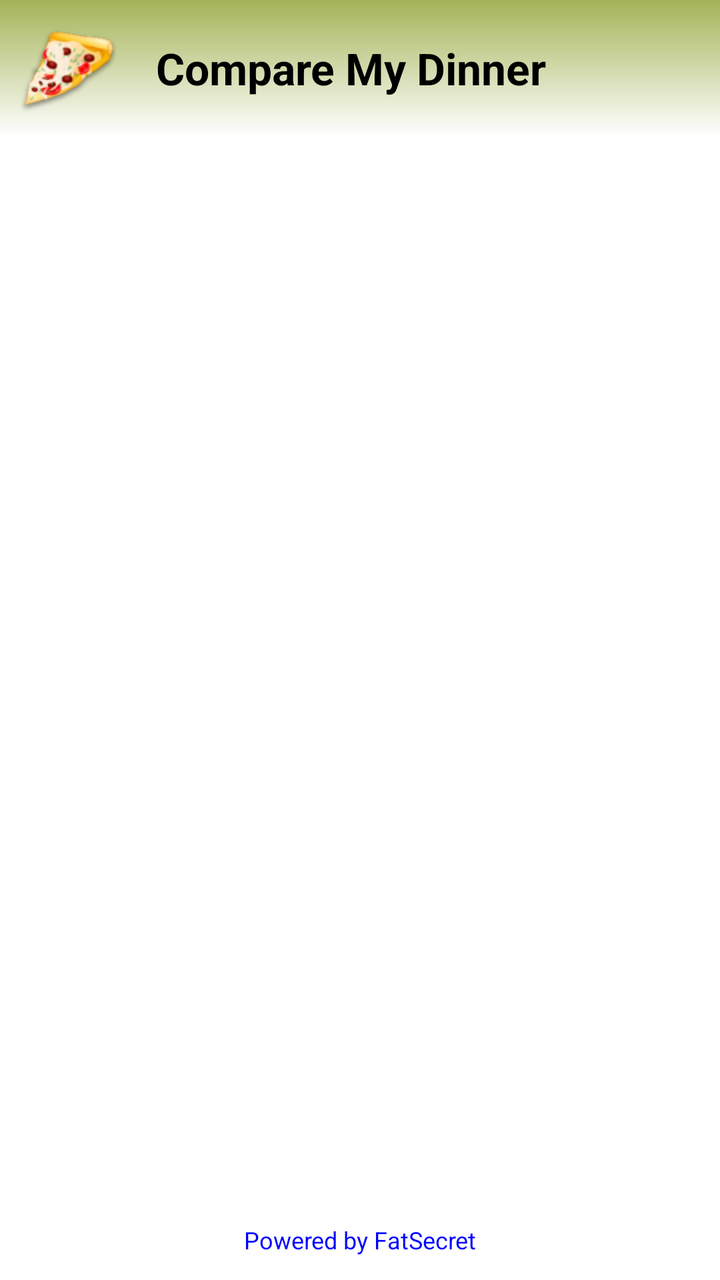
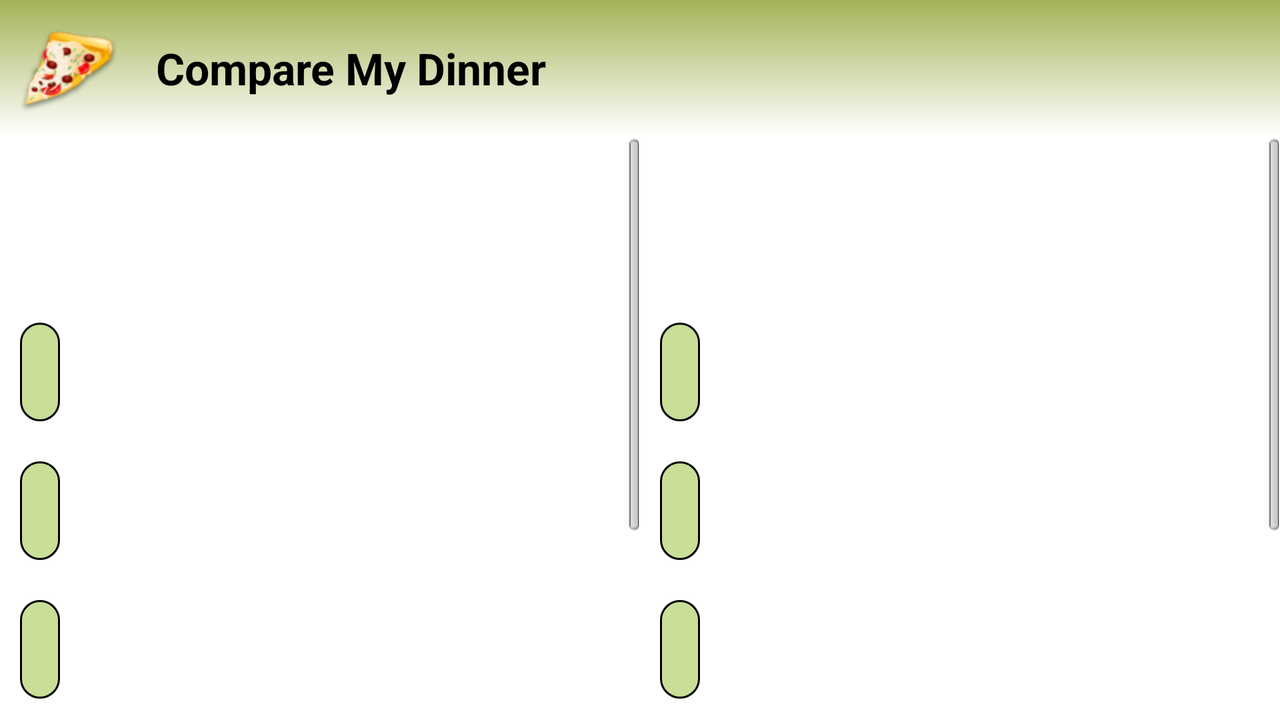

Compare how this app lays out the same screen by default and in its alternative resource folder. The renders come first, then the two layout files and the values they reference.
<!-- AndroidManifest.xml: application theme android:Theme.Light.NoTitleBar -->
<!-- res/layout/comparison.xml -->
<?xml version="1.0" encoding="utf-8"?>
<LinearLayout xmlns:android="http://schemas.android.com/apk/res/android"
    android:layout_width="match_parent"
    android:layout_height="match_parent"
    android:orientation="vertical" >

    <LinearLayout style="@style/header" >
        <ImageView
            android:id="@+id/imageView1"
            style="@style/header_logo" />

        <TextView
            android:id="@+id/textView1"
            style="@style/header_name" >
        </TextView>
    </LinearLayout>

    <LinearLayout
        android:layout_width="fill_parent"
        android:layout_height="0dp"
        android:layout_gravity="center_vertical"
        android:layout_weight="1"
        android:orientation="horizontal" >

        <ScrollView
            android:id="@+id/scroll1"
            android:layout_width="match_parent"
            android:layout_height="match_parent"
            android:layout_weight="0.2"
            android:layout_marginLeft="5sp"
            android:layout_marginRight="5sp">

            <LinearLayout
                android:id="@+id/leftColumn"
                android:layout_width="match_parent"
                android:layout_height="wrap_content"
                android:orientation="vertical" >

            </LinearLayout>
        </ScrollView>

        <ScrollView
            android:id="@+id/scroll2"
            android:layout_width="match_parent"
            android:layout_height="match_parent"
            android:layout_weight="0.2"
            android:layout_marginLeft="5sp"
            android:layout_marginRight="5sp">

            <LinearLayout
                android:id="@+id/rightColumn"
                android:layout_width="match_parent"
                android:layout_height="wrap_content"
                android:orientation="vertical" >


            </LinearLayout>
        </ScrollView>
    </LinearLayout>

    <Button
        style="@style/attribution_button"
        android:id="@+id/attributionBtn"
        android:layout_width="match_parent"
        android:layout_height="40dp"
        android:text="@string/powered_by_fatsecret" />

</LinearLayout>
<!-- resources referenced by this layout -->
<resources>
  <string name="powered_by_fatsecret">Powered by FatSecret</string>
  <style name="attribution_button">
          <item name="android:textSize">@dimen/text_size_tiny</item>
          <item name="android:textColor">@color/blue</item>
          <item name="android:background">@color/white</item>
      </style>
  <style name="header">
          <item name="android:layout_width">fill_parent</item>
          <item name="android:layout_height">wrap_content</item>
          <item name="android:layout_gravity">center_vertical</item>
          <item name="android:background">@drawable/header_bg</item>
          <item name="android:orientation">horizontal</item>
      </style>
  <style name="header_logo">
          <item name="android:layout_width">wrap_content</item>
          <item name="android:layout_height">wrap_content</item>
          <item name="android:layout_margin">@dimen/lbl_padding</item>
          <item name="android:contentDescription">@string/app_name</item>
          <item name="android:src">@drawable/logo</item>
      </style>
  <style name="header_name">
          <item name="android:layout_width">match_parent</item>
          <item name="android:layout_height">wrap_content</item>
          <item name="android:layout_gravity">center_vertical</item>
          <item name="android:layout_margin">@dimen/lbl_padding</item>
          <item name="android:text">@string/app_name</item>
          <item name="android:textAppearance">?android:attr/textAppearanceLarge</item>
          <item name="android:textStyle">bold</item>
      </style>
  <dimen name="text_size_tiny">12sp</dimen>
  <color name="blue">#0000ff</color>
  <color name="white">#ffffffff</color>
  <!-- drawable header_bg (drawable) -->
  <?xml version="1.0" encoding="utf-8"?>
  <shape xmlns:android="http://schemas.android.com/apk/res/android" >
  
      <gradient
          android:angle="270"
          android:endColor="@color/white"
          android:startColor="@color/olive" />
  
      <corners android:radius="0dp" />
  
  </shape>
  <dimen name="lbl_padding">10sp</dimen>
  <string name="app_name">Compare My Dinner</string>
  <!-- drawable logo: png bitmap (drawable-hdpi, 13755 bytes) -->
  <color name="olive">#a4b357</color>
</resources>
<!-- res/layout-land/comparison.xml (the repository's variant of the layout above) -->
<!-- drawn on the phone turned sideways -->
<?xml version="1.0" encoding="utf-8"?>
<LinearLayout xmlns:android="http://schemas.android.com/apk/res/android"
    android:layout_width="match_parent"
    android:layout_height="match_parent"
    android:orientation="vertical" >

    <LinearLayout style="@style/header" >
        <ImageView
            android:id="@+id/imageView1"
            style="@style/header_logo" />

        <TextView
            android:id="@+id/textView1"
            style="@style/header_name" >
        </TextView>
    </LinearLayout>

    <LinearLayout
        android:layout_width="fill_parent"
        android:layout_height="0dp"
        android:layout_gravity="center_vertical"
        android:layout_weight="1"
        android:orientation="horizontal" >

        <ScrollView android:id="@+id/scroll1"
            android:layout_weight="0.2"
            android:layout_width="match_parent"
            android:layout_height="match_parent">

            <LinearLayout
                android:id="@+id/linearLayout1"
                android:layout_width="match_parent"
                android:layout_height="wrap_content"
                android:orientation="vertical" >

                <TextView
                    android:id="@+id/food1"
                    android:layout_width="match_parent"
                    android:layout_height="wrap_content"
                    android:layout_margin="@dimen/lbl_padding"
                    android:text=""
                    android:textAppearance="?android:attr/textAppearanceMedium" />

                <TextView
                    android:id="@+id/serving_descr1"
                    android:layout_width="match_parent"
                    android:layout_height="wrap_content"
                    android:layout_margin="@dimen/lbl_padding"
                    android:text=""
                    android:textAppearance="?android:attr/textAppearanceSmall" />

                <TextView
                    android:id="@+id/cals1"
                    style="@style/nutrientInfoL"
                    android:textAppearance="?android:attr/textAppearanceLarge" />

                <TextView
                    android:id="@+id/fat1"
                    style="@style/nutrientInfoL"
                    android:textAppearance="?android:attr/textAppearanceLarge" />

                <TextView
                    android:id="@+id/carbs1"
                    style="@style/nutrientInfoL"
                    android:textAppearance="?android:attr/textAppearanceLarge" />

                <TextView
                    android:id="@+id/prot1"
                    style="@style/nutrientInfoL"
                    android:textAppearance="?android:attr/textAppearanceLarge" />

                <TextView
                    android:id="@+id/chol1"
                    style="@style/nutrientInfoL"
                    android:textAppearance="?android:attr/textAppearanceLarge" />
            </LinearLayout>
        </ScrollView>

        <ScrollView android:id="@+id/scroll2"
            android:layout_weight="0.2"
            android:layout_width="match_parent"
            android:layout_height="match_parent">

            <LinearLayout
                android:id="@+id/linearLayout2"
                android:layout_width="match_parent"
                android:layout_height="wrap_content"
                android:orientation="vertical" >

                <TextView
                    android:id="@+id/food2"
                    android:layout_width="match_parent"
                    android:layout_height="wrap_content"
                    android:layout_margin="@dimen/lbl_padding"
                    android:text=""
                    android:textAppearance="?android:attr/textAppearanceMedium" />

                <TextView
                    android:id="@+id/serving_descr2"
                    android:layout_width="match_parent"
                    android:layout_height="wrap_content"
                    android:layout_margin="@dimen/lbl_padding"
                    android:text=""
                    android:textAppearance="?android:attr/textAppearanceSmall" />

                <TextView
                    android:id="@+id/cals2"
                    style="@style/nutrientInfoL"
                    android:textAppearance="?android:attr/textAppearanceLarge" />

                <TextView
                    android:id="@+id/fat2"
                    style="@style/nutrientInfoL"
                    android:textAppearance="?android:attr/textAppearanceLarge" />

                <TextView
                    android:id="@+id/carbs2"
                    style="@style/nutrientInfoL"
                    android:textAppearance="?android:attr/textAppearanceLarge" />

                <TextView
                    android:id="@+id/prot2"
                    style="@style/nutrientInfoL"
                    android:textAppearance="?android:attr/textAppearanceLarge" />

                <TextView
                    android:id="@+id/chol2"
                    style="@style/nutrientInfoL"
                    android:textAppearance="?android:attr/textAppearanceLarge" />
            </LinearLayout>
        </ScrollView>
    </LinearLayout>

</LinearLayout>
<!-- resources referenced by the variant -->
<!-- as the phone turned sideways resolves them -->
<resources>
  <dimen name="lbl_padding">10sp</dimen>
  <style name="header">
          <item name="android:layout_width">fill_parent</item>
          <item name="android:layout_height">wrap_content</item>
          <item name="android:layout_gravity">center_vertical</item>
          <item name="android:background">@drawable/header_bg</item>
          <item name="android:orientation">horizontal</item>
      </style>
  <style name="header_logo">
          <item name="android:layout_width">wrap_content</item>
          <item name="android:layout_height">wrap_content</item>
          <item name="android:layout_margin">@dimen/lbl_padding</item>
          <item name="android:contentDescription">@string/app_name</item>
          <item name="android:src">@drawable/logo</item>
      </style>
  <style name="header_name">
          <item name="android:layout_width">match_parent</item>
          <item name="android:layout_height">wrap_content</item>
          <item name="android:layout_gravity">center_vertical</item>
          <item name="android:layout_margin">@dimen/lbl_padding</item>
          <item name="android:text">@string/app_name</item>
          <item name="android:textAppearance">?android:attr/textAppearanceLarge</item>
          <item name="android:textStyle">bold</item>
      </style>
  <style name="nutrientInfoL" parent="nutrientInfo">
          <item name="android:layout_width">wrap_content</item>
      </style>
  <!-- drawable header_bg (drawable) -->
  <?xml version="1.0" encoding="utf-8"?>
  <shape xmlns:android="http://schemas.android.com/apk/res/android" >
  
      <gradient
          android:angle="270"
          android:endColor="@color/white"
          android:startColor="@color/olive" />
  
      <corners android:radius="0dp" />
  
  </shape>
  <string name="app_name">Compare My Dinner</string>
  <!-- drawable logo: png bitmap (drawable-hdpi, 13755 bytes) -->
  <style name="nutrientInfo">
          <item name="android:textColor">@color/dark_blue</item>
          <item name="android:background">@drawable/text_lines</item>
          <item name="android:padding">@dimen/lbl_padding</item>
          <item name="android:gravity">center_vertical|center_horizontal</item>
          <item name="android:layout_width">match_parent</item>
          <item name="android:layout_height">wrap_content</item>
          <item name="android:layout_margin">@dimen/lbl_padding</item>
      </style>
  <color name="white">#ffffffff</color>
  <color name="olive">#a4b357</color>
  <color name="dark_blue">#1f1d74</color>
  <!-- drawable text_lines (drawable) -->
  <?xml version="1.0" encoding="utf-8"?>
  <layer-list xmlns:android="http://schemas.android.com/apk/res/android" >
  
      <item>
          <shape android:shape="rectangle" >
              <stroke
                  android:width="1dp"
                  android:color="#FF000000" />
  
              <corners android:radius="10dp" />
  
              <solid android:color="@color/green_3" />
          </shape>
      </item>
  
  </layer-list>
  <color name="green_3">#c9de96</color>
</resources>
